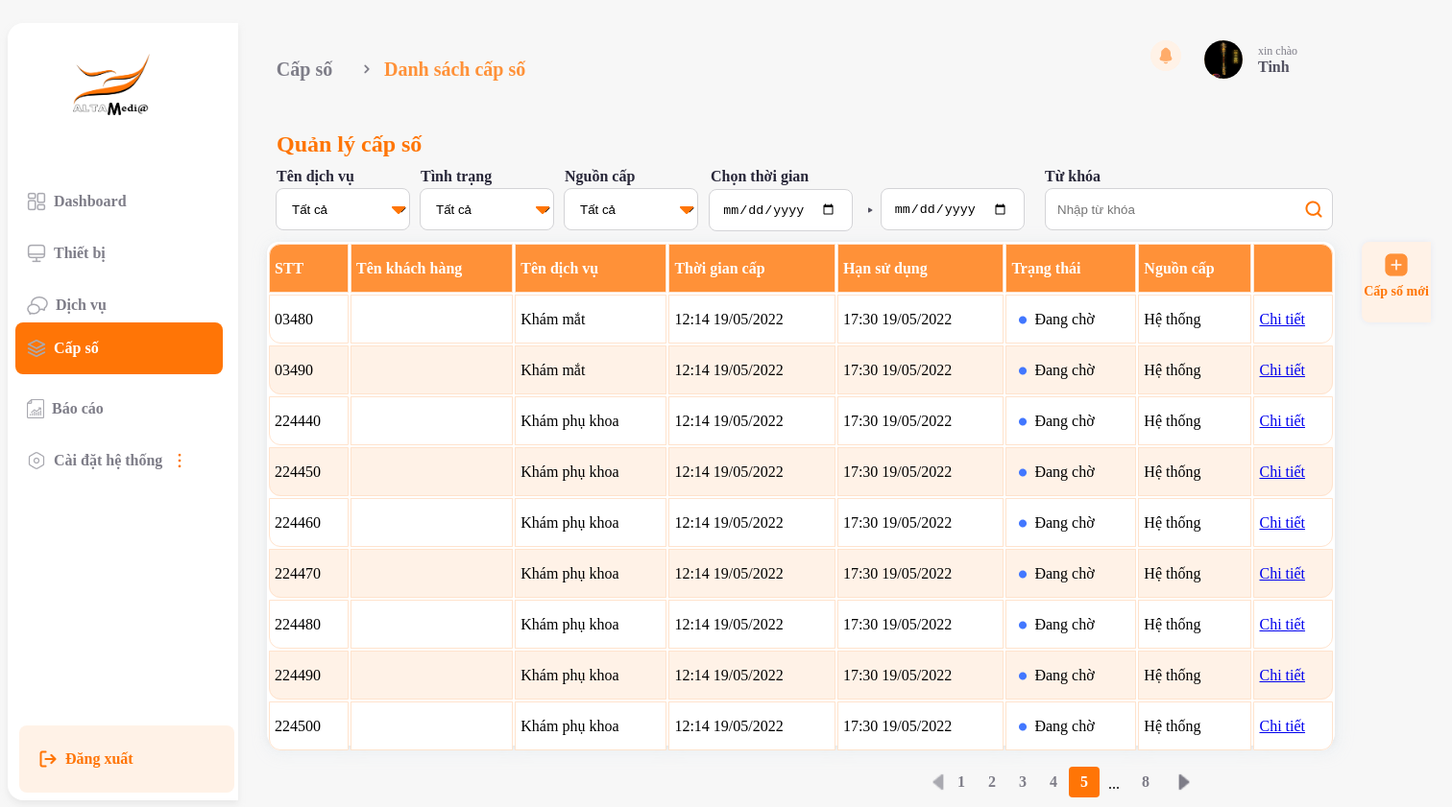
The app's page /dashboard/progression.php?page=5 (signed in) with its own data.
### tables this page shows
CREATE TABLE `user` (
  `userID` int(11) NOT NULL,
  `name` varchar(50) NOT NULL,
  `username` varchar(50) NOT NULL,
  `phone` int(13) NOT NULL,
  `pw` varchar(50) NOT NULL,
  `email` varchar(50) NOT NULL,
  `status` varchar(50) NOT NULL,
  `picture` varchar(255) NOT NULL,
  `roleID` int(11) NOT NULL
);

CREATE TABLE `progression` (
  `progressID` int(11) NOT NULL,
  `customerName` varchar(50) NOT NULL,
  `sellDate` datetime NOT NULL,
  `useDate` datetime NOT NULL,
  `status` varchar(50) NOT NULL,
  `supply` varchar(50) NOT NULL,
  `phone` int(13) NOT NULL,
  `email` varchar(50) NOT NULL,
  `serviceID` int(11) NOT NULL,
  `stt_progress` int(11) NOT NULL
);

CREATE TABLE `service` (
  `serviceID` int(11) NOT NULL,
  `serviceName` varchar(50) NOT NULL,
  `descriptive` varchar(255) NOT NULL,
  `serviceStatus` varchar(50) NOT NULL,
  `serviceDate` datetime NOT NULL,
  `prefix_id` varchar(30) NOT NULL,
  `surfix_id` varchar(30) NOT NULL,
  `stt_service` int(11) NOT NULL
);

### dashboard/progression.php (the view, shortened to what this page needs)
<?php
require '../function/function_nofication.php';
$conn = connect_db();
if (isset($_SESSION['admin_login'])) {
    if (isset($_SESSION['userID'])) {
        $id = $_SESSION['userID'];
        $sql = "SELECT * FROM user where userID = '$id'";
        $result = mysqli_query($conn, $sql);
        if (mysqli_num_rows($result) > 0) {
            $row = mysqli_fetch_assoc($result);
            $name = $row['name'];
            $picture = $row['picture'];
        } else {
            header("location:../logout.php");
            exit;
        }
    }
?>
    <!DOCTYPE html>
    <html lang="en">
    <head>
        <link href="../css/dashboard.css" rel="stylesheet">
    </head>
    <body>
        <header>
            <div id="topbar">
                <p class="text1">Cấp số</p>
                <img src="../picture/component/u_angle-right.png" alt="" class="angle">
                <p class="topbar">Danh sách cấp số</p>
            </div>
            <div>
                <div class="popup" onclick="myFunction()">
                    <img src="../picture/component/nofication.png" alt="nofication" class="nofication" id="myNofication">
                </div>
            </div>
            <a href="info.php">
                <div id="info">
                    <p class="hello">xin chào</p>
                    <p class="header username"><?php echo $name ?></p>
                    <img src="<?php echo "../picture/avatar/" . $picture ?>" alt="smallpicture" class="picinfo">
                </div>
            </a>
        </header>
        <div>
            <p class="managetext">Quản lý cấp số</p>
            <div class="progression servicename">
                <p>Tên dịch vụ</p>
                <form action="progression.php" method="POST">
                    <div class="select">
                        <select name="search_select" class="servicename" onchange="form.submit()">
                            <option value="" disabled selected style="display: none;">Tất cả</option>
                        </select>
                    </div>
                </form>
            </div>
            <div class="progression status">
                <p>Tình trạng</p>
                <form action="progression.php" method="POST">
                    <div class="select">
                        <select name="search_select" class="status" onchange="form.submit()">
                            <option value="" disabled selected style="display: none;">Tất cả</option>
                        </select>
                    </div>
                </form>
            </div>
            <div class="progression supply">
                <p>Nguồn cấp</p>
                <div class="select">
                    <form action="progression.php" method="POST">
                        <select name="search_select" class="supply" onchange="form.submit()">
                            <option value="" disabled selected style="display: none;">Tất cả</option>
                        </select>
                    </form>
                </div>
            </div>
            <div class="progression date">
                <p>Chọn thời gian</p>
                <form action="" method="POST">
                    <input type="date" class="progression datestart" name="start_date">
                    <img src="../picture/component/arrow-right.png" alt="">
                    <input type="date" class="progression dateend" name="end_date" onchange="form.submit()">
                </form>
            </div>
            <div class="search">
                <p>Từ khóa</p>
                <form action="progression.php" method="POST">
                    <input type="text" name="search" placeholder="Nhập từ khóa" autocomplete="off">
                    <button type="submit" id="submit" name="submit_search" class=""><img src="../picture/component/search.png" alt="search"></button>
                </form>
            </div>
            <a href="../dashboard/add/addprogress.php" class="add">
                <img src="../picture/component/add-square.png" alt="">
                <p>Cấp số mới</p>
            </a>
        </div>
        <ul>
            <img src="../picture/Logo alta.png" alt="logo" class="logo">
            <li><a href="../dashboard/index.php" class="dashboard"><img src="../picture/component/dashboard.png" alt="dashboard">
                    Dashboard</a>
            </li>
            <li><a href="../dashboard/monitor.php" class="monitor"><img src="../picture/component/monitor.png" alt="monitor">Thiết
                    bị</a></li>
            <li><a href="../dashboard/service.php" class="service"><img src="../picture/component/service.png" alt="service">Dịch vụ</a></li>
            <li><a href="" id="progression"><img src="../picture/component/progression.png" alt="progression">Cấp
                    số</a>
            </li>
            <li><a href="../dashboard/report.php" class="report"><img src="../picture/component/report.png" alt="report">Báo
                    cáo</a></li>
            <li class="setting"><a href="" class="setting"><img src="../picture/component/setting.png" alt="setting">Cài đặt
                    hệ
                    thống<img src="../picture/component/dropdown.png" alt="dropdown"></a>
            </li>
            <li><a href="../logout.php" class="logout"><img src="../picture/component/logout.png" alt="logout">Đăng
                    xuất</a>
            </li>
        </ul>
        <main id="mainmonitor" class="importance">
            <table style="width:100%" class="tablemonitor">
                <tr>
                    <th class="start">STT</th>
                    <th>Tên khách hàng</th>
                    <th>Tên dịch vụ</th>
                    <th>Thời gian cấp</th>
                    <th>Hạn sử dụng</th>
                    <th>Trạng thái</th>
                    <th>Nguồn cấp</th>
                    <th class="end"></th>
                </tr>
                <?php
                $sql_pagination = 'SELECT count(progressID) as total from progression';
                $result_pagination = mysqli_query($conn, $sql_pagination);
                $row_pagination = mysqli_fetch_assoc($result_pagination);
                $total_records = $row_pagination['total'];
                $current_page = isset($_GET['page']) ? $_GET['page'] : 1;
                $limit = 9;
                $total_page = ceil($total_records / $limit);
                $start = ($current_page - 1) * $limit;
                if (isset($_POST['submit_search'])) {
                    $search = addslashes($_POST['search']);
                    if (empty($search)) {
                        $query = "SELECT * FROM progression LIMIT $start, $limit";
                    } else {
                        $query = "SELECT * FROM progression, service WHERE customerName LIKE '%$search%' OR service.serviceID = progression.serviceID AND prefix_id LIKE '%$search%' OR service.serviceID = progression.serviceID AND surfix_id LIKE '%$search%' OR service.serviceID = progression.serviceID AND serviceName LIKE '%$search%' LIMIT $start, $limit";
                    }
                } else {
                    $query = "SELECT * FROM progression LIMIT $start, $limit";
                }
                $result_list = mysqli_query($conn, $query);
                if (mysqli_num_rows($result_list) > 0) {
                    while ($row_progress = mysqli_fetch_assoc($result_list)) {
                        $progressID = $row_progress['progressID'];
                        $customerName = $row_progress['customerName'];
                        $stt_progress = $row_progress['stt_progress'];
                        $sell_date = date_create($row_progress['sellDate']);
                        $sell_date_format = date_format($sell_date, "H:i d/m/Y");
                        $use_date = date_create($row_progress['useDate']);
                        $use_date_format = date_format($use_date, "H:i d/m/Y");
                        $status = $row_progress['status'];
                        $supply = $row_progress['supply'];
                        $serviceID = $row_progress['serviceID'];
                        $sql_service = "SELECT * FROM progression, service WHERE $serviceID = service.serviceID AND $progressID = progression.progressID";
                        $query_service = mysqli_query($conn, $sql_service);
                        $row_service = mysqli_fetch_assoc($query_service);
                        $serviceName = $row_service['serviceName'];
                        $prefix = $row_service['prefix_id'];
                        $surfix = $row_service['surfix_id'];
                        $waiting = '<img src="../picture/component/EllipseBlue.png" alt="active">';
                        $done = '<img src="../picture/component/EllipseGray.png" alt="active">';
                        $pass = '<img src="../picture/component/EllipseRed.png" alt="active">';
                        if ($status == "Đang chờ") {
                            $status_master = $waiting . $status;
                        } elseif ($status == "Đã sử dụng") {
                            $status_master = $done . $status;
                        } else {
                            $status_master = $pass . $status;
                        }
                ?>
                        <tr>
                            <td id="start"><?php echo $prefix . $stt_progress . $surfix; ?></td>
                            <td><?php echo $customerName; ?></td>
                            <td><?php echo $serviceName; ?></td>
                            <td><?php echo $sell_date_format; ?></td>
                            <td><?php echo $use_date_format; ?></td>
                            <td><?php echo $status_master ?></td>
                            <td><?php echo $supply; ?></td>
                            <td id="end"><a href="../dashboard/detail/progressDetail.php?id=<?php echo $progressID ?>">Chi tiết</a></td>
                        </tr>
                <?php }
                }
                ?>
            </table>
        </main>
        <div class="pagination">
            <?php
            if ($current_page > 1 && $total_page > 1) {
                echo '<a class="pagination-box" href="progression.php?page=' . ($current_page - 1) . '"><img class="pagination-img" src="../picture/component/fi_left.png" alt="left"></a>';
            }
            for ($i = 1; $i <= 5; $i++) {
                if ($i == $current_page) {
                    echo '<span class="pagination-active">' . $i . '</span> ';
                } else {
                    echo '<a class="pagination-box" href="progression.php?page=' . $i . '">' . $i . '</a> ';
                }
            }
            echo "<a class='less'> ... </a>";
            echo '<a class="pagination-box" href="progression.php?page=' . $total_page . '">' . $total_page . '</a> ';
            if ($current_page < $total_page && $total_page > 1) {
                echo '<a class="pagination-box" href="progression.php?page=' . ($current_page + 1) . '"><img class="pagination-img" src="../picture/component/fi_right.png" alt="right"></a>';
            }
            ?>
        </div>
    <?php
} else if (isset($_SESSION['user_login'])) {
    header("location:../user/index.php");
} else {
    header("location:../index.php");
}
    ?>
    </body>
    </html>

### records on screen
user: name "Tinh", picture (picture)
progression: serviceID.prefix_id "0", stt_progress "348", serviceID.surfix_id "0", serviceID.serviceName "Khám mắt", sellDate "12:14 19/05/2022", useDate "17:30 19/05/2022", status "Đang chờ", supply "Hệ thống"
progression: serviceID.prefix_id "0", stt_progress "349", serviceID.surfix_id "0", serviceID.serviceName "Khám mắt", sellDate "12:14 19/05/2022", useDate "17:30 19/05/2022", status "Đang chờ", supply "Hệ thống"
progression: serviceID.prefix_id "22", stt_progress "444", serviceID.surfix_id "0", serviceID.serviceName "Khám phụ khoa", sellDate "12:14 19/05/2022", useDate "17:30 19/05/2022", status "Đang chờ", supply "Hệ thống"
progression: serviceID.prefix_id "22", stt_progress "445", serviceID.surfix_id "0", serviceID.serviceName "Khám phụ khoa", sellDate "12:14 19/05/2022", useDate "17:30 19/05/2022", status "Đang chờ", supply "Hệ thống"
progression: serviceID.prefix_id "22", stt_progress "446", serviceID.surfix_id "0", serviceID.serviceName "Khám phụ khoa", sellDate "12:14 19/05/2022", useDate "17:30 19/05/2022", status "Đang chờ", supply "Hệ thống"
progression: serviceID.prefix_id "22", stt_progress "447", serviceID.surfix_id "0", serviceID.serviceName "Khám phụ khoa", sellDate "12:14 19/05/2022", useDate "17:30 19/05/2022", status "Đang chờ", supply "Hệ thống"
progression: serviceID.prefix_id "22", stt_progress "448", serviceID.surfix_id "0", serviceID.serviceName "Khám phụ khoa", sellDate "12:14 19/05/2022", useDate "17:30 19/05/2022", status "Đang chờ", supply "Hệ thống"
progression: serviceID.prefix_id "22", stt_progress "449", serviceID.surfix_id "0", serviceID.serviceName "Khám phụ khoa", sellDate "12:14 19/05/2022", useDate "17:30 19/05/2022", status "Đang chờ", supply "Hệ thống"
progression: serviceID.prefix_id "22", stt_progress "450", serviceID.surfix_id "0", serviceID.serviceName "Khám phụ khoa", sellDate "12:14 19/05/2022", useDate "17:30 19/05/2022", status "Đang chờ", supply "Hệ thống"

### other values on screen
$total_page "8"
